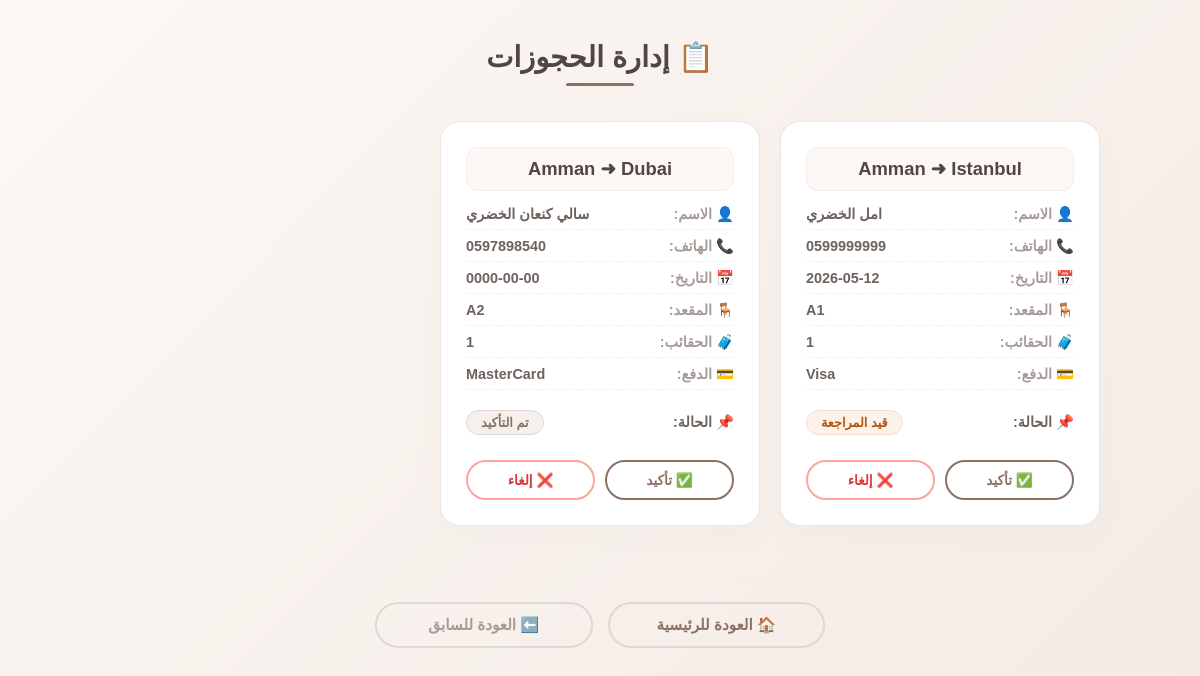
/admin/manage_bookings.php (signed in), run on the app's committed database.
### tables this page shows
CREATE TABLE `bookings` (
  `id` int(11) NOT NULL,
  `flight_id` int(11) NOT NULL,
  `name` varchar(100) DEFAULT NULL,
  `travel_date` date DEFAULT NULL,
  `travel_time` time DEFAULT NULL,
  `trip_type` varchar(20) DEFAULT NULL,
  `class_type` varchar(20) DEFAULT NULL,
  `user_id` int(11) DEFAULT NULL,
  `seat` varchar(50) DEFAULT NULL,
  `bags` varchar(50) DEFAULT NULL,
  `payment_method` varchar(50) DEFAULT NULL,
  `status` varchar(50) DEFAULT 'قيد المراجعة',
  `phone` varchar(20) DEFAULT NULL,
  `seen` int(11) DEFAULT 0
);

CREATE TABLE `flights` (
  `id` int(11) NOT NULL,
  `from_city` varchar(100) DEFAULT NULL,
  `to_city` varchar(100) DEFAULT NULL,
  `departure_time` datetime DEFAULT NULL,
  `price` decimal(10,2) DEFAULT NULL,
  `seats` int(50) NOT NULL,
  `airline` varchar(100) DEFAULT NULL,
  `from_airport` varchar(100) DEFAULT NULL,
  `to_airport` varchar(100) DEFAULT NULL,
  `status` varchar(50) DEFAULT 'On Time'
);

### admin/manage_bookings.php (the view, shortened to what this page needs)
<?php
include "../config.php";
$langcod = $_SESSION['lang'] ?? 'ar';
$sql = "SELECT bookings.*, flights.from_city, flights.to_city
        FROM bookings
        JOIN flights
        ON bookings.flight_id = flights.id
        ORDER BY bookings.id DESC";
$result = mysqli_query($conn, $sql);
?>
<!DOCTYPE html>
<html lang="<?= $langcod ?>" dir="<?= $langcod=='ar' ? 'rtl' : 'ltr' ?>">
<head>
    <link rel="stylesheet" href="../assets/css/admin/manage_bookings.css">
    <link href="https://googleapis.com/css2?family=Cairo:wght@400;600;700&family=Poppins:wght@400;500;600&display=swap" rel="stylesheet">
</head>
<body class="admin-page">
<div class="main-layout-wrapper animated-fadeIn">
    <h2 class="page-title">
        📋 <?= $langcod=='ar' ? 'إدارة الحجوزات' : 'Bookings Management' ?>
    </h2>
    <div class="bookings-container">
        <?php while($row = mysqli_fetch_assoc($result)) {
            $status_raw = $row['status'] ?? '';
            $status_class = "pending";
            if ($status_raw == 'تم التأكيد' || strtolower($status_raw) == 'confirmed') { $status_class = "approved"; }
        ?>
        <div class="flight-card">
            <h3>
                <?= htmlspecialchars($row['from_city']) ?> ➜ <?= htmlspecialchars($row['to_city']) ?>
            </h3>
            <div class="card-passenger-data">
                <p><span>👤 <?= $langcod=='ar' ? 'الاسم' : 'Name' ?>:</span> <strong><?php echo htmlspecialchars($row['name']); ?></strong></p>
                <p><span>📞 <?= $langcod=='ar' ? 'الهاتف' : 'Phone' ?>:</span> <strong><?php echo htmlspecialchars($row['phone']); ?></strong></p>
                <p><span>📅 <?= $langcod=='ar' ? 'التاريخ' : 'Date' ?>:</span> <strong><?php echo htmlspecialchars($row['travel_date']); ?></strong></p>
                <p><span>🪑 <?= $langcod=='ar' ? 'المقعد' : 'Seat' ?>:</span> <strong><?php echo htmlspecialchars($row['seat']); ?></strong></p>
                <p><span>🧳 <?= $langcod=='ar' ? 'الحقائب' : 'Bags' ?>:</span> <strong><?php echo htmlspecialchars($row['bags']); ?></strong></p>
                <p><span>💳 <?= $langcod=='ar' ? 'الدفع' : 'Payment' ?>:</span> <strong><?php echo htmlspecialchars($row['payment_method']); ?></strong></p>
            </div>
            <div class="card-status-wrapper">
                <span class="status-title">📌 <?= $langcod=='ar' ? 'الحالة' : 'Status' ?>:</span>
                <span class="status-badge <?= $status_class ?>">
                    <?php echo htmlspecialchars($status_raw); ?>
                </span>
            </div>
            <div class="card-actions">
                <a class="book-btn" href="?confirm=<?php echo $row['id']; ?>">
                    ✅ <?= $langcod=='ar' ? 'تأكيد' : 'Confirm' ?>
                </a>
                <a class="cancel-btn" href="?cancel=<?php echo $row['id']; ?>">
                    ❌ <?= $langcod=='ar' ? 'إلغاء' : 'Cancel' ?>
                </a>
            </div>
        </div>
        <?php } ?>
    </div>
    <div class="back-buttons">
        <a href="../index.php" class="back-btn">
            🏠 <?= $langcod == 'ar' ? 'العودة للرئيسية' : 'Home' ?>
        </a>
        <a href="javascript:history.back()" class="back-btn">
            ⬅️ <?= $langcod == 'ar' ? 'العودة للسابق' : 'Back' ?>
        </a>
    </div>
</div>
</body>
</html>

### assets/css/admin/manage_bookings.css (style rules this page uses)
* { box-sizing: border-box; margin: 0; padding: 0; }
body.admin-page { font-family: 'Cairo', 'Poppins', sans-serif; background: linear-gradient(135deg, #fcf8f5, #f3eae4); color: #6e625d; min-height: 100vh; display: flex; justify-content: center; align-items: flex-start; padding: 40px 20px; width: 100%; }
.main-layout-wrapper { max-width: 1000px; width: 100%; display: flex; flex-direction: column; align-items: center; }
.page-title { color: #514641; font-size: 1.8rem; font-weight: 700; margin-bottom: 35px; text-align: center; position: relative; padding-bottom: 12px; }
.page-title::after { content: ''; position: absolute; bottom: 0; left: 35%; right: 35%; height: 3px; background-color: #8c7165; border-radius: 50px; }
.bookings-container { display: grid; grid-template-columns: repeat(auto-fill, minmax(300px, 1fr)); gap: 20px; width: 100%; margin-bottom: 35px; }
.flight-card { background: #ffffff; border-radius: 20px; box-shadow: 0 12px 30px rgba(140, 113, 101, 0.03); padding: 25px; border: 1px solid rgba(224, 216, 213, 0.6); display: flex; flex-direction: column; gap: 15px; transition: transform 0.25s ease, box-shadow 0.25s ease; }
.flight-card h3 { font-size: 1.15rem; color: #514641; font-weight: 700; text-align: center; background: #fdf8f5; padding: 10px; border-radius: 12px; border: 1px solid #f5ede8; }
.card-passenger-data { display: flex; flex-direction: column; gap: 8px; }
.card-passenger-data p { font-size: 0.9rem; display: flex; justify-content: space-between; border-bottom: 1px dashed #f5ede8; padding-bottom: 6px; }
.card-passenger-data p span { color: #a69b97; font-weight: 600; }
.card-passenger-data p strong { color: #6e625d; font-weight: 600; }
.card-status-wrapper { display: flex; justify-content: space-between; align-items: center; margin-top: 5px; }
.status-title { font-size: 0.9rem; font-weight: 600; color: #6e625d; }
.status-badge { display: inline-block; padding: 4px 14px; border-radius: 50px; font-size: 0.8rem; font-weight: 600; }
.status-badge.pending { background-color: #fdf2e9; color: #b45309; border: 1px solid #f7dcd0; }
.status-badge.approved { background-color: #f6f0ec; color: #8c7165; border: 1px solid #e0d8d5; }
.card-actions { display: flex; gap: 10px; margin-top: 10px; }
.book-btn, .cancel-btn { flex: 1; display: inline-flex; align-items: center; justify-content: center; padding: 10px; border-radius: 50px; font-size: 0.85rem; font-weight: 600; text-decoration: none; background: transparent; transition: all 0.25s ease; cursor: pointer; border: 2px solid transparent; }
.book-btn { color: #8c7165; border-color: #8c7165; }
.cancel-btn { color: #d9383a; border-color: #ffa39e; }
.back-buttons { display: flex; justify-content: center; gap: 15px; width: 100%; max-width: 450px; margin-top: 15px; border-top: 1px solid #f5ede8; padding-top: 25px; }
.back-btn { flex: 1; display: inline-flex; align-items: center; justify-content: center; gap: 8px; padding: 12px; border-radius: 50px; font-family: inherit; font-size: 0.95rem; font-weight: 600; text-decoration: none; background: transparent; color: #a69b97; border: 2px solid #e0d8d5; transition: all 0.25s ease; cursor: pointer; }
.back-btn:first-child { color: #8c7165; }
.animated-fadeIn { animation: fadeIn 0.4s ease-out forwards; }

### data on the page
bookings: flight.from_city "Amman", flight.to_city "Istanbul", name "امل الخضري", phone "0599999999", travel_date "2026-05-12", seat "A1", bags "1", payment_method "Visa", status "قيد المراجعة"
bookings: flight.from_city "Amman", flight.to_city "Dubai", name "سالي كنعان الخضري", phone "0597898540", travel_date "0000-00-00", seat "A2", bags "1", payment_method "MasterCard", status "تم التأكيد"
